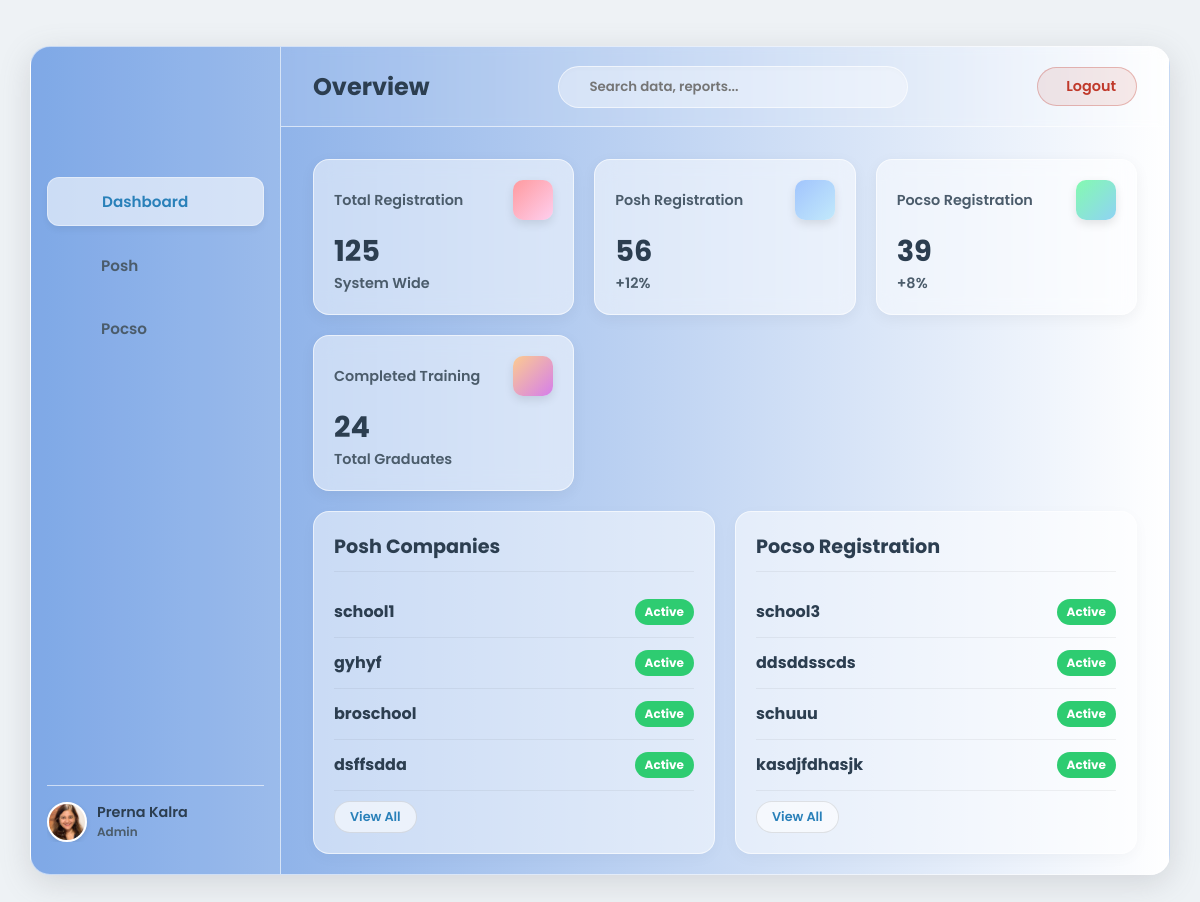
The app's page /superuser/dashboard/ (signed in), older data.
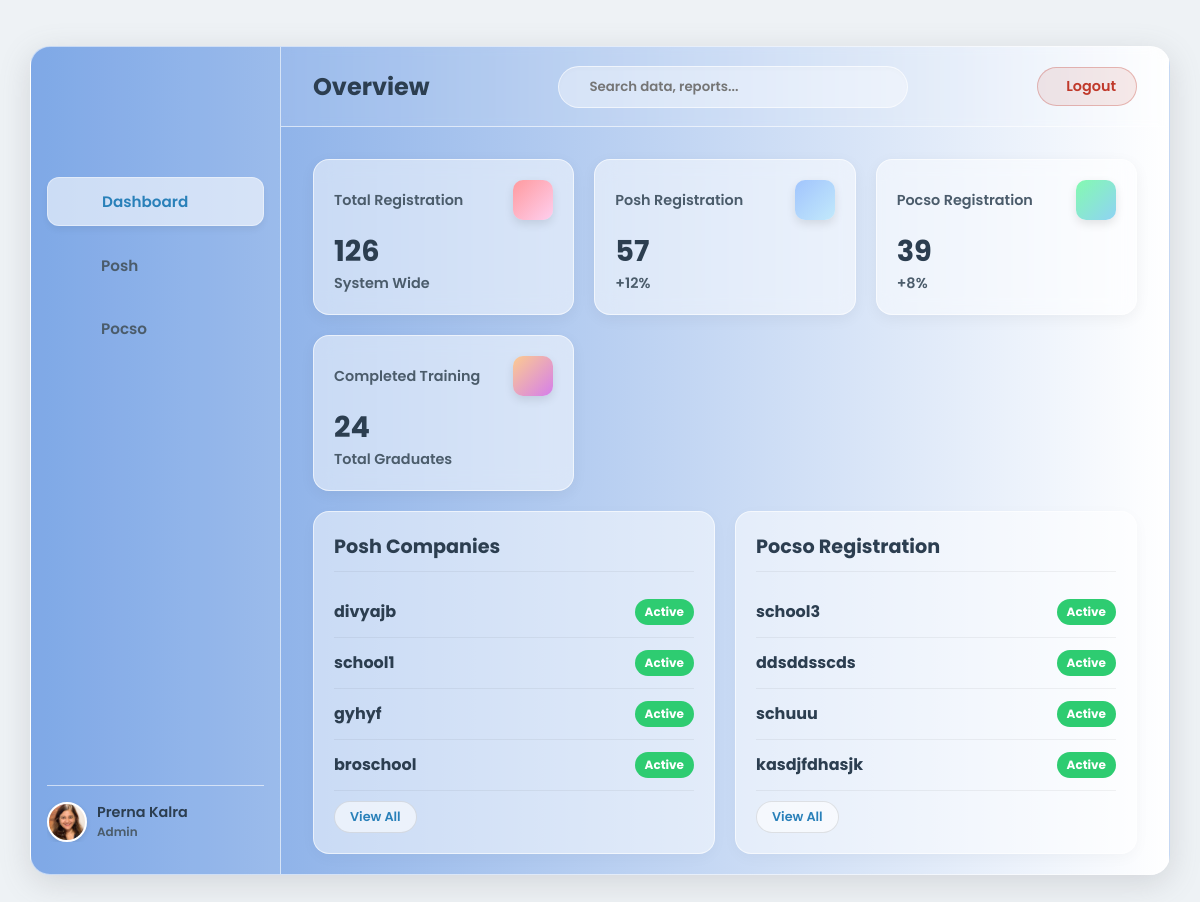
The same page, newer data.
### home/models.py (models this page shows, shortened)
class Organization(models.Model):
    ORG_TYPE_CHOICES = (
        ("CORPORATE", "Corporate"),
        ("SCHOOL", "School"),
    )
    name = models.CharField(max_length=255)
    owner = models.ForeignKey(
        User, on_delete=models.CASCADE, related_name="owned_organizations"
    )
    organization_type = models.CharField(max_length=20, choices=ORG_TYPE_CHOICES, default="CORPORATE")
    max_users = models.IntegerField(default=10)
    created_at = models.DateTimeField(auto_now_add=True)

### home/views.py (the view)
# urls.py: path("superuser/dashboard/", views.superuser_dashboard, name="superuser_dashboard"),
@login_required
@user_passes_test(lambda u: u.is_superuser)
def superuser_dashboard(request):
    from django.db.models import Count, Q, Max
    from django.db.models.functions import TruncMonth
    from django.utils import timezone
    import datetime
    def get_monthly_counts(queryset):
        today = timezone.now().date()
        six_months_ago = today - datetime.timedelta(days=180)
        monthly_data = (
            queryset.filter(created_at__gte=six_months_ago)
            .annotate(month=TruncMonth("created_at"))
            .values("month")
            .annotate(count=Count("id"))
            .order_by("month")
        )
        months_map = {}
        labels = []
        current = six_months_ago.replace(day=1)
        for i in range(6):
            next_month = (current.replace(day=28) + datetime.timedelta(days=4)).replace(
                day=1
            )
            label = current.strftime("%b")
            labels.append(label)
            months_map[current.strftime("%Y-%m")] = 0
            current = next_month
        for entry in monthly_data:
            month_str = entry["month"].strftime("%Y-%m")
            if month_str in months_map:
                months_map[month_str] = entry["count"]
        data_points = list(months_map.values())
        return labels, data_points
    def generate_svg_points(data_points):
        if not data_points:
            return ""
        max_val = max(data_points) if max(data_points) > 0 else 1
        points = []
        step_x = 100 / (len(data_points) - 1) if len(data_points) > 1 else 100
        for i, val in enumerate(data_points):
            x = i * step_x
            y = 50 - ((val / max_val) * 45)
            points.append(f"{x},{y}")
        return " ".join(points)
    all_users_count = User.objects.count()
    all_orgs = Organization.objects.all()
    total_companies = all_orgs.filter(organization_type="CORPORATE").count()
    total_schools = all_orgs.filter(organization_type="SCHOOL").count()
    users_started_training = (
        ModuleProgress.objects.filter(is_completed=True)
        .values("user")
        .distinct()
        .count()
    )
    posh_subs = Subscription.objects.filter(
        plan__type__in=["POSH", "BOTH"], status="ACTIVE"
    )
    posh_individuals = posh_subs.filter(user__isnull=False).count()
    posh_orgs_subs = posh_subs.filter(organization__isnull=False)
    posh_companies = posh_orgs_subs.filter(
        organization__organization_type="CORPORATE"
    ).count()
    posh_schools = posh_orgs_subs.filter(
        organization__organization_type="SCHOOL"
    ).count()
    posh_total = posh_individuals + posh_companies + posh_schools
    pocso_subs = Subscription.objects.filter(
        plan__type__in=["POCSO", "BOTH"], status="ACTIVE"
    )
    pocso_individuals = pocso_subs.filter(user__isnull=False).count()
    pocso_orgs_subs = pocso_subs.filter(organization__isnull=False)
    pocso_companies = pocso_orgs_subs.filter(
        organization__organization_type="CORPORATE"
    ).count()
    pocso_schools = pocso_orgs_subs.filter(
        organization__organization_type="SCHOOL"
    ).count()
    pocso_total = pocso_individuals + pocso_companies + pocso_schools
    recent_posh_orgs = (
        Organization.objects.filter(
            subscriptions__plan__type__in=["POSH", "BOTH"],
            subscriptions__status="ACTIVE",
        )
        .distinct()
        .order_by("-created_at")[:10]
    )
    recent_pocso_orgs = (
        Organization.objects.filter(
            subscriptions__plan__type__in=["POCSO", "BOTH"],
            subscriptions__status="ACTIVE",
        )
        .distinct()
        .order_by("-created_at")[:10]
    )
    posh_growth = 12
    pocso_growth = 8
    total_posh_modules = TrainingModule.objects.filter(module_type="POSH").count()
    total_pocso_modules = TrainingModule.objects.filter(module_type="POCSO").count()
    if total_posh_modules > 0:
        posh_completers = (
            User.objects.annotate(
                completed_count=Count(
                    "module_progress",
                    filter=Q(
                        module_progress__is_completed=True,
                        module_progress__module__module_type="POSH",
                    ),
                ),
                latest_completion=Max(
                    "module_progress__timestamp",
                    filter=Q(
                        module_progress__is_completed=True,
                        module_progress__module__module_type="POSH",
                    ),
                ),
            )
            .filter(completed_count=total_posh_modules)
            .order_by("-latest_completion")[:10]
        )
    else:
        posh_completers = []
    if total_pocso_modules > 0:
        pocso_completers = (
            User.objects.annotate(
                completed_count=Count(
                    "module_progress",
                    filter=Q(
                        module_progress__is_completed=True,
                        module_progress__module__module_type="POCSO",
                    ),
                ),
                latest_completion=Max(
                    "module_progress__timestamp",
                    filter=Q(
                        module_progress__is_completed=True,
                        module_progress__module__module_type="POCSO",
                    ),
                ),
            )
            .filter(completed_count=total_pocso_modules)
            .order_by("-latest_completion")[:10]
        )
    else:
        pocso_completers = []
    posh_orgs_qs = Organization.objects.filter(
        organization_type="CORPORATE",
        subscriptions__plan__type__in=["POSH", "BOTH"],
        subscriptions__status="ACTIVE",
    ).distinct()
    posh_labels, posh_data = get_monthly_counts(posh_orgs_qs)
    posh_svg_points = generate_svg_points(posh_data)
    posh_svg_area = f"0,50 {posh_svg_points} 100,50"
    posh_complete_percent = 75
    if posh_total > 0:
        posh_complete_percent = int(
            (users_started_training / (posh_total if posh_total > 0 else 1)) * 100
        )
        posh_complete_percent = min(posh_complete_percent, 100)
    pocso_orgs_qs = Organization.objects.filter(
        organization_type="SCHOOL",
        subscriptions__plan__type__in=["POCSO", "BOTH"],
        subscriptions__status="ACTIVE",
    ).distinct()
    pocso_labels, pocso_data = get_monthly_counts(pocso_orgs_qs)
    pocso_svg_points = generate_svg_points(pocso_data)
    pocso_svg_area = f"0,50 {pocso_svg_points} 100,50"
    pocso_complete_percent = 60
    if pocso_total > 0:
        pocso_complete_percent = int(
            (users_started_training / (pocso_total if pocso_total > 0 else 1)) * 100
        )
        pocso_complete_percent = min(pocso_complete_percent, 100)
    context = {
        "total_users": all_users_count,
        "total_companies": total_companies,
        "total_schools": total_schools,
        "training_completed_count": users_started_training,
        "posh_counts": {
            "total": posh_total,
            "individuals": posh_individuals,
            "companies": posh_companies,
            "schools": posh_schools,
            "growth": posh_growth,
            "chart_labels": posh_labels,
            "chart_points": posh_svg_points,
            "chart_area": posh_svg_area,
            "complete_percent": posh_complete_percent,
            "pending_percent": 100 - posh_complete_percent,
            "completers": posh_completers,
        },
        "pocso_counts": {
            "total": pocso_total,
            "individuals": pocso_individuals,
            "companies": pocso_companies,
            "schools": pocso_schools,
            "growth": pocso_growth,
            "chart_labels": pocso_labels,
            "chart_points": pocso_svg_points,
            "chart_area": pocso_svg_area,
            "complete_percent": pocso_complete_percent,
            "pending_percent": 100 - pocso_complete_percent,
            "completers": pocso_completers,
        },
        "recent_posh_orgs": recent_posh_orgs,
        "recent_pocso_orgs": recent_pocso_orgs,
    }
    return render(request, "superuser_dashboard.html", context)

### templates/superuser_dashboard.html (shortened to what the changed rows need)
{% load static %}
<!DOCTYPE html>
<html lang="en">
<head>
    <link href="https://cdn.jsdelivr.net/npm/remixicon@3.5.0/fonts/remixicon.css" rel="stylesheet">
</head>
<body>
    <div class="dashboard-container" id="dashboard">
        <main class="main-content">
            <nav class="navbar">
                <div class="navbar-left">
                    <h2 id="page-title" style="color: var(--text-color); font-weight: 700;">Overview</h2>
                </div>
            </nav>
            <div class="content-area">
                <div id="view-dashboard" class="view-section active-view">
                    <section class="stats-grid">
                        <div class="card"><div class="card-top"><p>Total Registration</p><div class="card-icon icon-1"></div></div><h3>{{ total_users }}</h3><p>System Wide</p></div>
                        <div class="card"><div class="card-top"><p>Posh Registration</p><div class="card-icon icon-2"></div></div><h3>{{ posh_counts.total }}</h3><p>+{{ posh_counts.growth }}%</p></div>
                    </section>
                    <section class="content-grid">
                        <div class="panel">
                            <h2>Posh Companies</h2>
                            <div class="list-container limited">
                                {% for org in recent_posh_orgs %}
                                <div class="list-item">
                                    <span class="company-name-wrap">{{ org.name }}</span>
                                    <span class="status completed">Active</span>
                                </div>
                                {% empty %}<p>No data</p>{% endfor %}
                            </div>
                        </div>
                        <div class="panel">
                            <h2>Pocso Registration</h2>
                            <div class="list-container limited">
                                {% for org in recent_pocso_orgs %}
                                <div class="list-item">
                                    <span class="company-name-wrap">{{ org.name }}</span>
                                    <span class="status completed">Active</span>
                                </div>
                                {% empty %}<p>No data</p>{% endfor %}
                            </div>
                        </div>
                    </section>
                </div>
            </div>
        </main>
    </div>
</body>
</html>

Row changes from the older to the newer data that the page shows:
no longer on this page (row unchanged): Organization: name "dsffsdda", shown under "Posh Companies"
added Organization: name "divyajb", shown under "Posh Companies"
Text that changed along with them:
{{ total_users }}: "125" → "126"
{{ posh_counts.total }}: "56" → "57"
